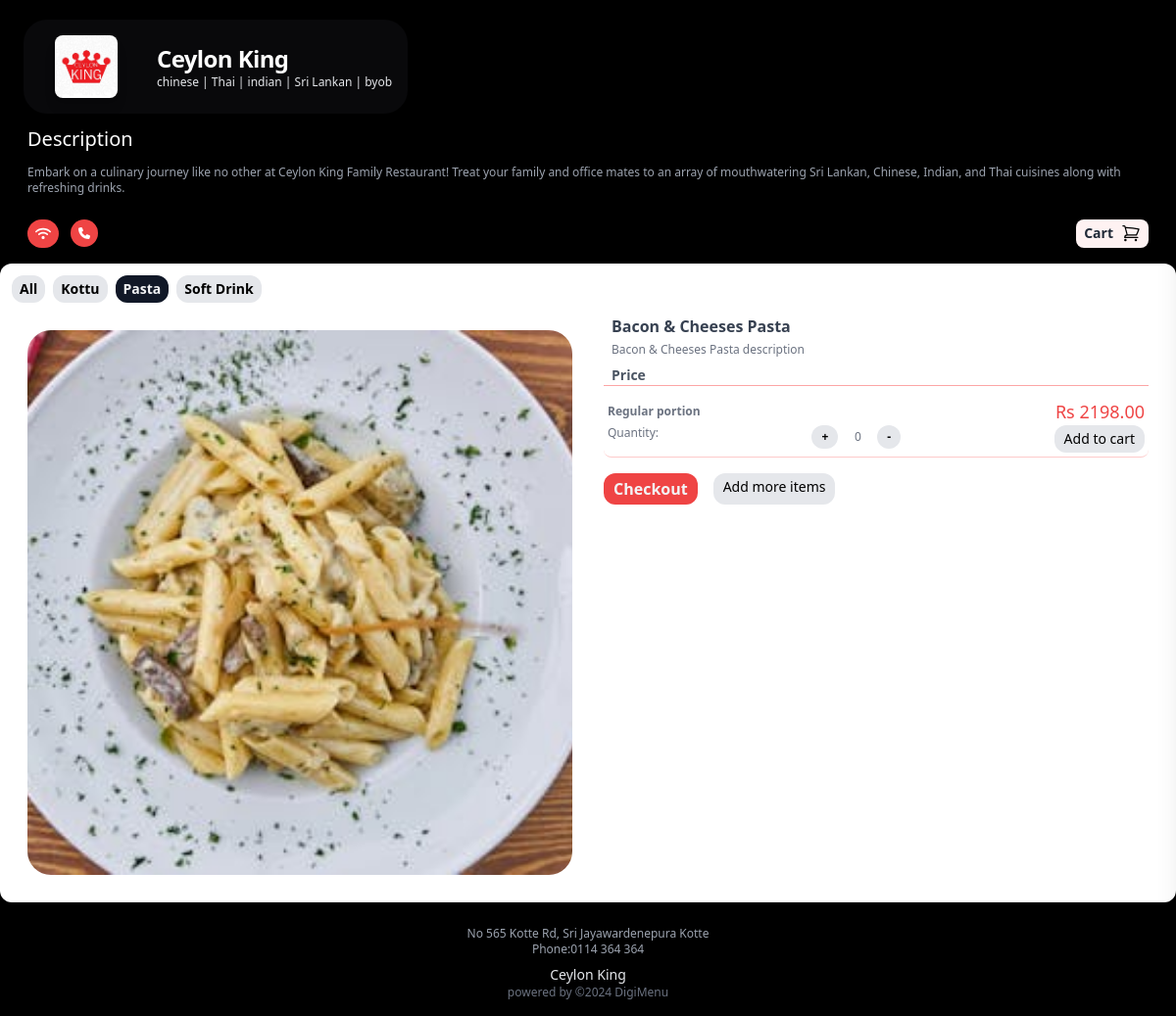
/app/1/product/56/, run on an earlier commit of the app's database.
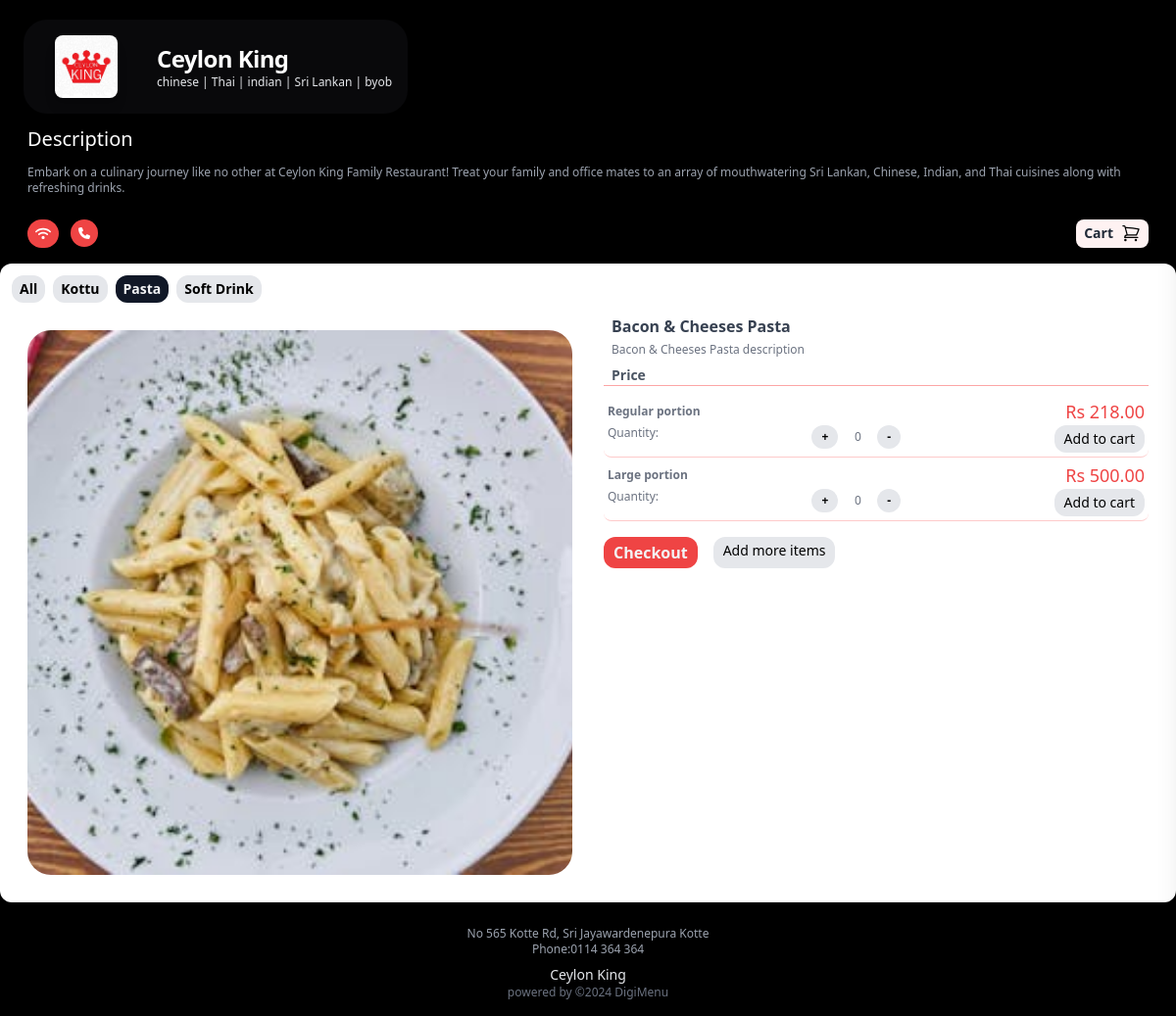
And on a later commit of the database.
### main/models.py (models this page shows, shortened)
class Category(models.Model):
    resturant = models.ForeignKey(Profile, on_delete=models.CASCADE)
    name = models.CharField(max_length=50)

class Portion(models.Model):
    product = models.ForeignKey(Product, on_delete=models.CASCADE, related_name='portions')
    name = models.CharField(max_length=100)
    price = models.DecimalField(default=0, decimal_places=2, max_digits=6)
    size = models.CharField(max_length=20, null=True, blank=True)

### main/views.py (the view)
# urls.py: path('product/<int:product_id>/', views.product_info, name='product_info'),
def product(request,resturant_id, product_id):
    profile = get_object_or_404(Profile, id=resturant_id)
    categories = Category.objects.filter(resturant=profile)
    product = get_object_or_404(Product, id=product_id)
    current_menu = product.menu
    context = {
        'product': product,
        'menus': categories,
        'resturant': profile,
        'menu_id':current_menu.id,
        'active_view': 'menu'
    }
    return render(request, 'product.html', context)

### cart/cart.py (called while the page is built)
    def cart_total(self, app_id):
        self.session_key = f'app_{app_id}_cart'
        self.cart = self.session.get(self.session_key, {})
        portion_ids = self.cart.keys()
        portions = Portion.objects.filter(id__in=portion_ids)
        quantities = self.cart
        total = 0
        for key, value in quantities.items():
            key = int(key)
            for portion in portions:
                if portion.id == key:
                    total = total + (portion.price * value)
        return total

    def __len__(self):
        return len(self.cart)

    def get_prods(self):
        portion_ids = self.cart.keys()
        portions = Portion.objects.filter(id__in=portion_ids)
        return portions

    def get_quants(self):
        return self.cart

### cart/context_processors.py (called while the page is built)
def cart_items(request):
    app_id = request.resolver_match.kwargs.get('resturant_id')
    cart = Cart(request, app_id)
    return {
        'cart_products': cart.get_prods(),
        'quantities': cart.get_quants(),
        'total_items': cart.__len__(),
        'totals': cart.cart_total(app_id),
    }

### main/templates/product.html (shortened to what this page needs)
{% extends 'mainbase.html' %}
{% load static %}
{% block content %}
<div class="flex flex-col lg:flex-row bg-white rounded-3xl p-3">
  <div class="h-auto lg:w-1/2 p-4">
    <img src="{{product.image.url}}" alt="{{product.name}}" class="w-full aspect-square  object-cover rounded-3xl object-center">
  </div>
  <div class="lg:w-1/2 px-4">
    <h3 class="text-gray-700 font-bold px-2">
      {{product.name}}
    </h3>
    <p class="px-2 mt-1 text-xs text-gray-500">{{product.description}}</p>
    <h4 class="font-semibold text-sm text-gray-600 mt-2 mx-2">Price</h4>
    <div class="text-xs text-gray-500 pt-2 border-t border-red-300 ">
      {% for portion in product.portions.all %}
      <div class="px-1 border-b border-red-200 bg-white p-1 rounded-lg justify-between">
        <div class="flex flex-row justify-between items-center">
          <P class="text-left font-bold text-gray-500 text-xs">{{portion.name}} portion</P>
          <P class="text-right text-lg text-red-500">Rs {{portion.price}}</P>
        </div>
        <div class="w-full flex flex-row items-start justify-between">
          <div class="text-left text-gray-500 text-xs">Quantity:</div>
          <div class="flex flex-row ">
            <button id="increase{{portion.id}}" class="py-1 px-2.5 justify-center items-center  text-xs font-bold rounded-xl bg-gray-200 text-black">+</button>
            <input type="number" id="quantity{{portion.id}}" class="w-10  text-center" value="0" min="0">
            <button id="decrease{{portion.id}}" class="py-1 px-2.5 justify-center items-center  text-xs font-bold rounded-xl bg-gray-200 text-black">-</button>
          </div>
          <button id="add-cart"  data-index="{{portion.id}}" class="add-cart py-1 px-2.5 justify-center items-center  text-sm rounded-xl bg-gray-200 text-black">Add to cart</button>
        </div>
      </div>
      {% endfor %}
    </div>
    <div class="flex flex-row justify-start py-4">
      <a href="{% url 'summary' resturant_id=resturant.id %}" value="{{product.id}}" class="py-1 px-2.5 justify-center items-center font-bold rounded-xl bg-red-500 text-gray-100 mr-4">Checkout</a>
      <a href="{% url 'menuhome' resturant.id %}"  value="{{product.id}}" class="py-1 px-2.5 justify-center items-center text-sm rounded-xl bg-gray-200 text-black mr-4">Add more items</a>
    </div>
  </div>
</div>
{% endblock %}

### main/templates/tabs.html
{% load static %}
<div class="mt-3 overflow-x-auto">
  <div class="flex justify-start mx-3 space-x-2">
    <a href="{% url 'menuhome' resturant.id %}"
       class="px-2 py-1 text-sm font-bold rounded-xl text-black {% if active_view == 'all' %}bg-gray-900 text-gray-100{% else %}bg-gray-200{% endif %}">
        All
    </a>
    {% for menu in menus %}
      <a href="{% url 'menu' resturant.id menu.id %}"
         class="px-2 py-1 text-sm font-bold rounded-xl {% if menu.id == menu_id %}bg-gray-900 text-gray-100{% else %}bg-gray-200 text-black{% endif %}">
          {{ menu.name }}
      </a>
    {% endfor %}
  </div>
</div>

What changed in the data, as far as the page shows it:
changed Portion "Regular": price "2198.00" → "218.00"
added Portion: name "Large", price "500.00"
